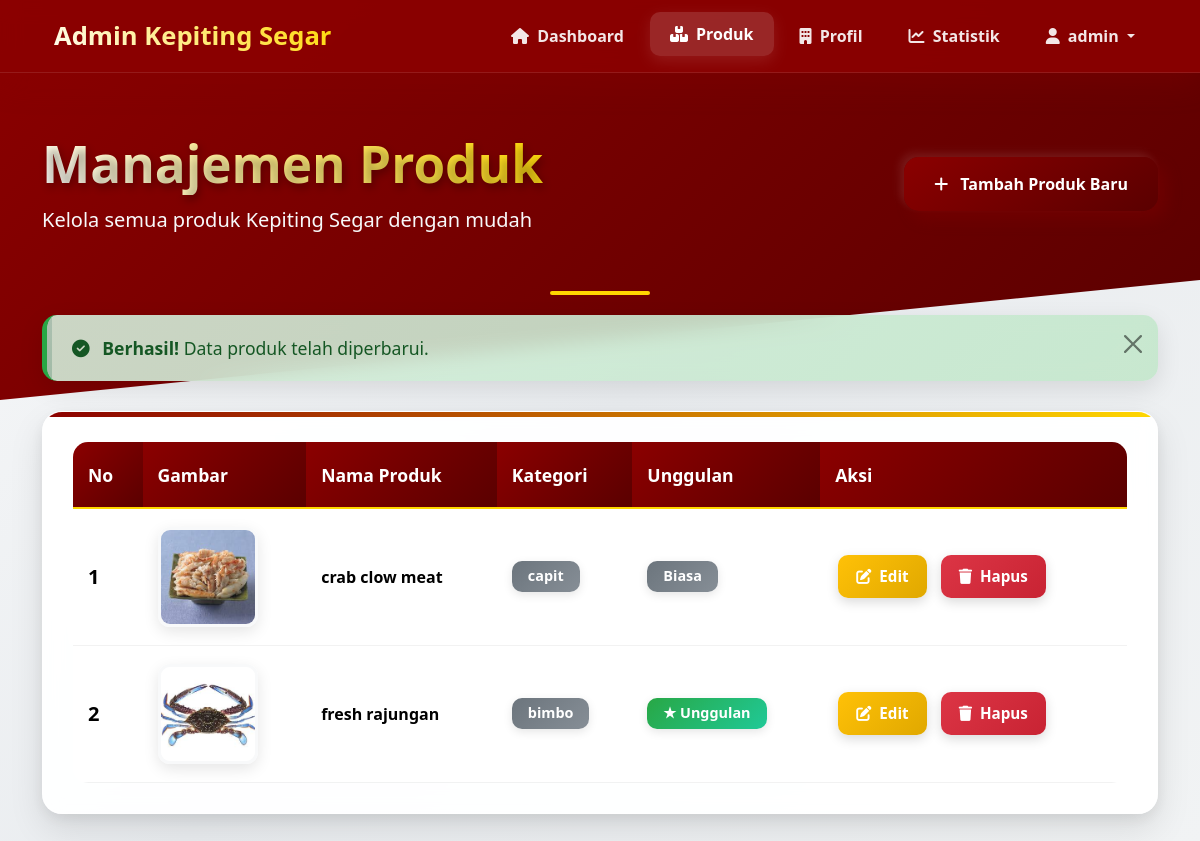
Screenshot of /admin/produk.php?status=sukses_edit (signed in) with the database file from the repository.
### tables this page shows
CREATE TABLE IF NOT EXISTS `produk` (
  `id` int NOT NULL AUTO_INCREMENT,
  `nama_produk` varchar(200) NOT NULL,
  `deskripsi` text NOT NULL,
  `gambar` varchar(255) NOT NULL,
  `kategori` enum('flower','bimbo','capit') NOT NULL,
  `is_unggulan` tinyint NOT NULL DEFAULT '0',
  PRIMARY KEY (`id`)
);

### admin/produk.php (the view, shortened to what this page needs)
<?php
include 'koneksi.php';
$username = $_SESSION['admin_username'];
$query = "SELECT * FROM produk ORDER BY id DESC";
$result = mysqli_query($koneksi, $query);
?>
<!DOCTYPE html>
<html lang="id">
<head>
    <link href="https://cdn.jsdelivr.net/npm/bootstrap@5.3.2/dist/css/bootstrap.min.css" rel="stylesheet">
    <link rel="stylesheet" href="https://cdnjs.cloudflare.com/ajax/libs/font-awesome/6.5.0/css/all.min.css">
</head>
<body>
    <nav class="navbar navbar-expand-lg navbar-dark">
        <div class="container">
            <a class="navbar-brand" href="index.php">
                <span>Admin Kepiting Segar</span>
            </a>
            <div class="collapse navbar-collapse">
                <ul class="navbar-nav ms-auto">
                    <li class="nav-item">
                        <a class="nav-link" href="index.php"><i class="fa-solid fa-home me-1"></i> Dashboard</a>
                    </li>
                    <li class="nav-item">
                        <a class="nav-link active" href="produk.php"><i class="fa-solid fa-boxes-stacked me-1"></i> Produk</a>
                    </li>
                    <li class="nav-item">
                        <a class="nav-link" href="profil.php"><i class="fa-solid fa-building me-1"></i> Profil</a>
                    </li>
                    <li class="nav-item">
                        <a class="nav-link" href="statistik.php"><i class="fa-solid fa-chart-line me-1"></i> Statistik</a>
                    </li>
                    <li class="nav-item dropdown">
                        <a class="nav-link dropdown-toggle" href="#" id="navbarDropdown" role="button" data-bs-toggle="dropdown" aria-expanded="false">
                            <i class="fa-solid fa-user me-1"></i> <?php echo htmlspecialchars($username); ?>
                        </a>
                    </li>
                </ul>
            </div>
        </div>
    </nav>
    <div class="page-header">
        <div class="container">
            <div class="d-flex justify-content-between align-items-center">
                <div>
                    <h1 class="page-title">Manajemen Produk</h1>
                    <p class="mb-0 text-light fs-5">Kelola semua produk Kepiting Segar dengan mudah</p>
                </div>
                <a href="produk_tambah.php" class="btn btn-custom">
                    <i class="fa-solid fa-plus me-2"></i> Tambah Produk Baru
                </a>
            </div>
        </div>
    </div>
    <div class="container">
        <?php
        if (isset($_GET['status']) && $_GET['status'] == 'sukses_edit') {
            echo '<div class="alert alert-success alert-dismissible fade show" role="alert">
                    <i class="fa-solid fa-check-circle me-2"></i>
                    <strong>Berhasil!</strong> Data produk telah diperbarui.
                    <button type="button" class="btn-close" data-bs-dismiss="alert" aria-label="Close"></button>
                  </div>';
        }
        ?>
        <div class="main-card">
            <div class="card-body">
                <div class="table-responsive">
                    <table class="table table-hover align-middle">
                        <thead>
                            <tr>
                                <th>No</th>
                                <th>Gambar</th>
                                <th>Nama Produk</th>
                                <th>Kategori</th>
                                <th>Unggulan</th>
                                <th>Aksi</th>
                            </tr>
                        </thead>
                        <tbody>
                            <?php if(mysqli_num_rows($result) > 0): ?>
                                <?php $no = 1; ?>
                                <?php while($row = mysqli_fetch_assoc($result)): ?>
                                <tr>
                                    <td class="fw-bold fs-5"><?php echo $no++; ?></td>
                                    <td>
                                        <div class="product-image-container">
                                            <?php
                                            $gambar_path = 'uploads/' . htmlspecialchars($row['gambar']);
                                            if (file_exists($gambar_path) && !empty($row['gambar'])):
                                            ?>
                                                <img src="<?php echo $gambar_path; ?>"
                                                     alt="<?php echo htmlspecialchars($row['nama_produk']); ?>"
                                                     class="product-image"
                                                     onerror="this.style.display='none'; this.nextElementSibling.style.display='flex';">
                                            <?php else: ?>
                                                <div class="product-image-placeholder">
                                                    <i class="fa-solid fa-image"></i>
                                                </div>
                                            <?php endif; ?>
                                        </div>
                                    </td>
                                    <td class="fw-semibold fs-6"><?php echo htmlspecialchars($row['nama_produk']); ?></td>
                                    <td>
                                        <span class="badge badge-custom badge-regular"><?php echo htmlspecialchars($row['kategori']); ?></span>
                                    </td>
                                    <td>
                                        <?php if($row['is_unggulan'] == 1): ?>
                                            <span class="badge badge-custom badge-featured">★ Unggulan</span>
                                        <?php else: ?>
                                            <span class="badge badge-custom badge-regular">Biasa</span>
                                        <?php endif; ?>
                                    </td>
                                    <td>
                                        <div class="d-flex flex-wrap gap-2">
                                            <a href="produk_edit.php?id=<?php echo $row['id']; ?>" class="btn btn-action btn-edit">
                                                <i class="fa-solid fa-pen-to-square me-1"></i> Edit
                                            </a>
                                            <a href="produk_hapus.php?id=<?php echo $row['id']; ?>" class="btn btn-action btn-delete" onclick="return confirm('Yakin ingin menghapus produk ini?')">
                                                <i class="fa-solid fa-trash me-1"></i> Hapus
                                            </a>
                                        </div>
                                    </td>
                                </tr>
                                <?php endwhile; ?>
                            <?php endif; ?>
                        </tbody>
                    </table>
                </div>
            </div>
        </div>
    </div>
</body>
</html>

### rows the page displays
produk: gambar (picture), nama_produk "crab clow meat", kategori "capit", is_unggulan "Biasa"
produk: gambar (picture), nama_produk "fresh rajungan", kategori "bimbo", is_unggulan "★ Unggulan"

### other values shown
$username "admin"
